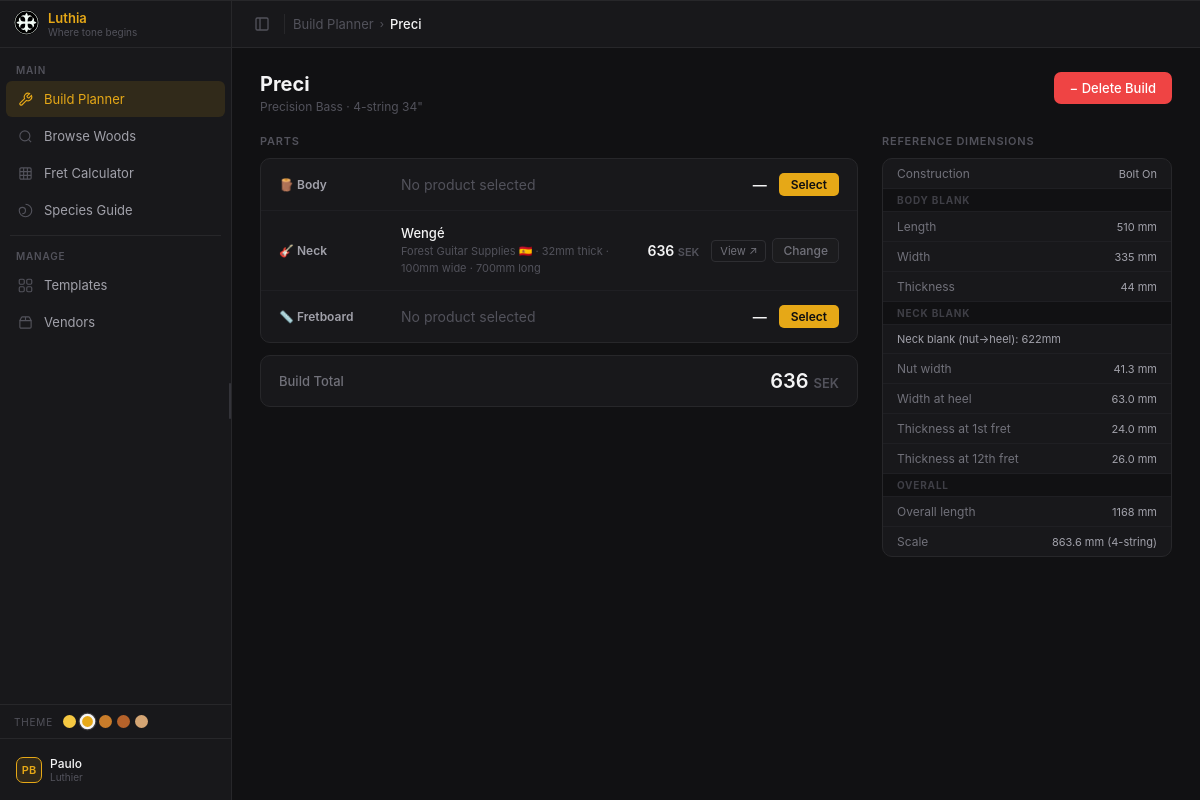
The page /builds/6 on the database its author committed.
### models.py (models this page shows, shortened)
class Build(db.Model):
    __tablename__ = 'builds'
    build_id    = db.Column(db.Integer, primary_key=True)
    name        = db.Column(db.String(150), nullable=False)
    template_id = db.Column(db.Integer, db.ForeignKey('instrument_templates.template_id'),
                             nullable=False)
    variant_id  = db.Column(db.Integer, db.ForeignKey('template_variants.variant_id'),
                             nullable=False)
    notes       = db.Column(db.Text)
    total_price = db.Column(db.Float)          # cached sum, recomputed on save
    created_at  = db.Column(db.DateTime, default=datetime.utcnow)
    updated_at  = db.Column(db.DateTime, default=datetime.utcnow, onupdate=datetime.utcnow)
    template = db.relationship('InstrumentTemplate', back_populates='builds')
    variant  = db.relationship('TemplateVariant',    back_populates='builds')
    parts    = db.relationship('BuildPart', back_populates='build',
                               cascade='all, delete-orphan')

class InstrumentTemplate(db.Model):
    __tablename__ = 'instrument_templates'
    template_id     = db.Column(db.Integer, primary_key=True)
    name            = db.Column(db.String(100), unique=True, nullable=False)
    instrument_type = db.Column(db.String(50), default='bass')  # 'bass', 'guitar' etc.
    notes           = db.Column(db.Text)
    created_at      = db.Column(db.DateTime, default=datetime.utcnow)
    variants = db.relationship('TemplateVariant', back_populates='template',
                               cascade='all, delete-orphan')
    builds   = db.relationship('Build', back_populates='template')

class TemplateVariant(db.Model):
    __tablename__ = 'template_variants'
    variant_id    = db.Column(db.Integer, primary_key=True)
    template_id   = db.Column(db.Integer, db.ForeignKey('instrument_templates.template_id'),
                               nullable=False)
    label         = db.Column(db.String(100), nullable=False)  # e.g. '4-string 34"'
    strings       = db.Column(db.Integer, nullable=False, default=4)
    scale_mm      = db.Column(db.Float, nullable=False, default=864.0)  # 34" = 863.6 mm
    body_length_mm    = db.Column(db.Float)
    body_width_mm     = db.Column(db.Float)
    body_thickness_mm = db.Column(db.Float)
    neck_length_mm        = db.Column(db.Float)  # bolt-on: nut to heel
    neck_length_thru_mm   = db.Column(db.Float)  # neck-through: nut to body tail
    neck_thickness_1f_mm  = db.Column(db.Float)  # thickness at 1st fret
    neck_thickness_12f_mm = db.Column(db.Float)  # thickness at 12th fret
    nut_width_mm          = db.Column(db.Float)
    neck_width_heel_mm    = db.Column(db.Float)  # width at heel / 24th fret end
    headstock_length_mm = db.Column(db.Float)
    headstock_width_mm  = db.Column(db.Float)
    overall_length_mm = db.Column(db.Float)
    construction = db.Column(db.String(20), default='bolt-on')  # 'bolt-on' or 'neck-through'
    has_top      = db.Column(db.Boolean, default=False)
    created_at = db.Column(db.DateTime, default=datetime.utcnow)
    template = db.relationship('InstrumentTemplate', back_populates='variants')
    builds   = db.relationship('Build', back_populates='variant')

class Species(db.Model):
    __tablename__ = 'species'
    species_id = db.Column(db.Integer, primary_key=True)
    scientific_name = db.Column(db.String(100), unique=True, nullable=False)
    commercial_name = db.Column(db.String(100))   # Default display name (English)
    alt_commercial_name = db.Column(db.String(100))
    english_name = db.Column(db.String(100))
    alt_english_name = db.Column(db.String(100))
    swedish_name = db.Column(db.String(100))
    alt_swedish_name = db.Column(db.String(100))
    portuguese_name = db.Column(db.String(100))
    alt_portuguese_name = db.Column(db.String(100))
    origin = db.Column(db.String(200))
    cites_listed = db.Column(db.Boolean, default=False)
    created_at = db.Column(db.DateTime, default=datetime.utcnow)
    products = db.relationship('Product', back_populates='species')
    aliases = db.relationship('SpeciesAlias', back_populates='species',
                               cascade='all, delete-orphan')

### app.py (the view)
@app.route('/builds/<int:build_id>')
def builds_detail(build_id):
    build = Build.query.get_or_404(build_id)
    variant = build.variant
    parts_html = ''
    total = 0.0
    role_icons = {'body': '🪵', 'neck': '🎸', 'fretboard': '📏', 'top': '✨'}
    for part in build.parts:
        role_label = part.role.capitalize()
        icon = role_icons.get(part.role, '•')
        if part.product_id and part.product:
            p = part.product
            species = p.species.commercial_name or p.species.scientific_name
            vendor  = p.vendor.name
            flag    = VENDOR_FLAGS.get(p.vendor.country, '')
            price   = p.price
            total  += price
            dims_parts = []
            if p.thickness_mm: dims_parts.append(f'{p.thickness_mm:.0f}mm thick')
            if p.width_mm:     dims_parts.append(f'{p.width_mm:.0f}mm wide')
            if p.length_mm:    dims_parts.append(f'{p.length_mm:.0f}mm long')
            dims_str = ' · '.join(dims_parts) if dims_parts else 'dimensions not specified'
            warn_html = ''
            if part.thickness_warning:
                warn_html = '<div class="part-warning">⚠ Combined body + top thickness exceeds 45mm — body may need planing</div>'
            if part.dims_unverified:
                warn_html += '<div class="part-notice">ℹ Dimensions not specified by vendor — verify suitability before ordering</div>'
            link_html = f'<a href="{p.product_url}" target="_blank" class="view-link" style="font-size:11px;">View ↗</a>' if p.product_url else ''
            grade_html = f'<span class="badge-grade">{p.grade.name}</span>' if p.grade else ''
            parts_html += f"""
<div class="part-row">
  <div class="part-role">{icon} {role_label}</div>
  <div class="part-detail">
    <div class="part-species">{species} {grade_html}</div>
    <div class="part-meta">{vendor} {flag} · {dims_str}</div>
    {warn_html}
  </div>
  <div class="part-price">{price:,.0f} <span style="color:#52525b;font-size:11px;">SEK</span></div>
  <div class="part-actions">
    {link_html}
    <button class="btn-sm" onclick="openPicker('{part.role}', {part.part_id})">Change</button>
  </div>
</div>"""
        else:
            parts_html += f"""
<div class="part-row part-empty">
  <div class="part-role">{icon} {role_label}</div>
  <div class="part-detail" style="color:#52525b;">No product selected</div>
  <div class="part-price">—</div>
  <div class="part-actions">
    <button class="btn-select" onclick="openPicker('{part.role}', {part.part_id})">Select</button>
  </div>
</div>"""
    ref = variant
    construction_label = ref.construction.replace('-', ' ').title()
    neck_len = ref.neck_length_thru_mm if ref.construction == 'neck-through' else ref.neck_length_mm
    neck_label = f"Neck-thru blank: {neck_len:.0f}mm" if ref.construction == 'neck-through' else f"Neck blank (nut→heel): {neck_len:.0f}mm"
    case_warn = ''
    if ref.overall_length_mm and ref.overall_length_mm > 1250:
        case_warn = ' <span style="color:#f59e0b;" title="Exceeds standard case length of 1250mm">⚠</span>'
    if ref.body_width_mm and ref.body_width_mm > 380:
        case_warn += ' <span style="color:#f59e0b;" title="Exceeds standard case width of 380mm">⚠</span>'
    return render_template('builds/detail.html',
        build=build,
        variant=variant,
        parts_html=parts_html,
        total_str=f'{total:,.0f}',
        ref=ref,
        construction_label=construction_label,
        neck_label=neck_label,
        case_warn=case_warn,
        active_nav='builds',
        breadcrumb=[('Build Planner', '/builds'), (build.name, None)],
        page_title=f'Luthia · Build · {build.name}',
    )

### templates/builds/detail.html (shortened to what this page needs)
{% extends 'base.html' %}
{% block extra_css %}
<link rel="stylesheet" href="/static/builds.css">
{% endblock %}
{% block content %}
<div class="builds-wrap build-detail-grid">
  <div>
    <div class="page-title-bar">
      <div>
        <div class="page-title">{{ build.name }}</div>
        <div class="page-title-sub">{{ build.template.name }} · {{ variant.label }}</div>
      </div>
    </div>
    <div class="section-label">Parts</div>
    <div class="parts-list">
      {{ parts_html | safe }}
    </div>
    <div class="total-bar">
      <span>Build Total</span>
      <span class="total-price">{{ total_str }} <span style="color:#52525b;font-size:13px;">SEK</span></span>
    </div>
  </div>
  <div>
    <div class="page-title-bar" style="justify-content:flex-end;">
      <button class="btn-delete-build" onclick="deleteBuild({{ build.build_id }})">&#8722; Delete Build</button>
    </div>
    <div class="section-label">Reference Dimensions</div>
    <div class="ref-panel">
      <div class="ref-row"><span>Construction</span><span>{{ construction_label }}</span></div>
      <div class="ref-row ref-section">Body Blank</div>
      <div class="ref-row"><span>Length</span><span>{{ "%.0f" % ref.body_length_mm }} mm</span></div>
      <div class="ref-row"><span>Width</span><span>{{ "%.0f" % ref.body_width_mm }} mm</span></div>
      <div class="ref-row"><span>Thickness</span><span>{{ "%.0f" % ref.body_thickness_mm }} mm</span></div>
      <div class="ref-row ref-section">Neck Blank</div>
      <div class="ref-row"><span>{{ neck_label }}</span></div>
      <div class="ref-row"><span>Nut width</span><span>{{ "%.1f" % ref.nut_width_mm }} mm</span></div>
      <div class="ref-row"><span>Width at heel</span><span>{{ "%.1f" % ref.neck_width_heel_mm }} mm</span></div>
      <div class="ref-row"><span>Thickness at 1st fret</span><span>{{ "%.1f" % ref.neck_thickness_1f_mm }} mm</span></div>
      <div class="ref-row"><span>Thickness at 12th fret</span><span>{{ "%.1f" % ref.neck_thickness_12f_mm }} mm</span></div>
      <div class="ref-row ref-section">Overall</div>
      <div class="ref-row"><span>Overall length</span><span>{{ "%.0f" % ref.overall_length_mm }} mm {{ case_warn | safe }}</span></div>
      <div class="ref-row"><span>Scale</span><span>{{ "%.1f" % ref.scale_mm }} mm ({{ ref.strings }}-string)</span></div>
    </div>
  </div>
</div>
{% endblock %}

### templates/base.html (shortened to what this page needs)
<!DOCTYPE html>
<html lang="en" data-sidebar="expanded">
<head>
  <link rel="stylesheet" href="/static/tonewood-dark.css">
  {% block extra_css %}{% endblock %}
</head>
<body>
<aside class="sidebar">
  <div class="sidebar-header">
    <span class="brand-icon"><img src="../static/luthia-logo.svg" width="25" height="25" alt="Luthia Logo"/></span>
    <div class="brand-text">
      <div class="brand-name">Luthia</div>
      <div class="brand-sub">Where tone begins</div>
    </div>
  </div>
  <div class="sidebar-content">
    <div class="nav-group">
      <div class="nav-group-label">Main</div>
      <a class="nav-item{% if active_nav == 'builds' %} nav-item--active{% endif %}"
         href="/builds" data-tooltip="Build Planner">
        <span class="nav-icon">
          <svg width="15" height="15" viewBox="0 0 24 24" fill="none" stroke="currentColor" stroke-width="1.8">
            <path d="M14.7 6.3a1 1 0 0 0 0 1.4l1.6 1.6a1 1 0 0 0 1.4 0l3.77-3.77a6 6 0 0 1-7.94 7.94l-6.91 6.91a2.12 2.12 0 0 1-3-3l6.91-6.91a6 6 0 0 1 7.94-7.94l-3.76 3.76z"/>
          </svg>
        </span>
        <span class="nav-label">Build Planner</span>
      </a>
      <a class="nav-item{% if active_nav == 'browse' %} nav-item--active{% endif %}"
         href="/browse" data-tooltip="Browse Woods">
        <span class="nav-icon">
          <svg width="15" height="15" viewBox="0 0 24 24" fill="none" stroke="currentColor" stroke-width="1.8">
            <circle cx="11" cy="11" r="8"/><path d="m21 21-4.35-4.35"/>
          </svg>
        </span>
        <span class="nav-label">Browse Woods</span>
      </a>
      <a class="nav-item{% if active_nav == 'fret' %} nav-item--active{% endif %}"
         href="#" data-tooltip="Fret Calculator">
        <span class="nav-icon">
          <svg width="15" height="15" viewBox="0 0 24 24" fill="none" stroke="currentColor" stroke-width="1.8">
            <rect width="18" height="18" x="3" y="3" rx="2"/>
            <path d="M3 9h18M3 15h18M9 3v18M15 3v18"/>
          </svg>
        </span>
        <span class="nav-label">Fret Calculator</span>
      </a>
      <a class="nav-item{% if active_nav == 'species' %} nav-item--active{% endif %}"
         href="#" data-tooltip="Species Guide">
        <span class="nav-icon">
          <svg width="15" height="15" viewBox="0 0 24 24" fill="none" stroke="currentColor" stroke-width="1.8">
            <path d="M12 2a10 10 0 0 1 10 10c0 5.52-4.48 10-10 10S2 17.52 2 12c0-2.76 2.24-5 5-5s5 2.24 5 5-2.24 5-5 5"/>
          </svg>
        </span>
        <span class="nav-label">Species Guide</span>
      </a>
    </div>
    <div class="nav-divider"></div>
    <div class="nav-group">
      <div class="nav-group-label">Manage</div>
      <a class="nav-item{% if active_nav == 'templates' %} nav-item--active{% endif %}"
         href="/templates" data-tooltip="Templates">
        <span class="nav-icon">
          <svg width="15" height="15" viewBox="0 0 24 24" fill="none" stroke="currentColor" stroke-width="1.8">
            <rect width="8" height="8" x="2" y="2" rx="2"/><rect width="8" height="8" x="14" y="2" rx="2"/>
            <rect width="8" height="8" x="14" y="14" rx="2"/><rect width="8" height="8" x="2" y="14" rx="2"/>
          </svg>
        </span>
        <span class="nav-label">Templates</span>
      </a>
      <a class="nav-item{% if active_nav == 'vendors' %} nav-item--active{% endif %}"
         href="#" data-tooltip="Vendors">
        <span class="nav-icon">
          <svg width="15" height="15" viewBox="0 0 24 24" fill="none" stroke="currentColor" stroke-width="1.8">
            <path d="M3 9h18v10a2 2 0 0 1-2 2H5a2 2 0 0 1-2-2V9Z"/>
            <path d="m3 9 2.45-4.9A2 2 0 0 1 7.24 3h9.52a2 2 0 0 1 1.8 1.1L21 9"/>
            <path d="M12 3v6"/>
          </svg>
        </span>
        <span class="nav-label">Vendors</span>
      </a>
    </div>
  </div>
  <div class="theme-switcher">
    <span class="theme-switcher-label">Theme</span>
    <div class="theme-swatches">
      <button class="theme-swatch" data-theme="beeswax" style="--swatch-color:#f5c842" title="Beeswax" aria-label="Beeswax theme"></button>
      <button class="theme-swatch" data-theme="amber"    style="--swatch-color:#e6a817" title="Amber"    aria-label="Amber theme"></button>
      <button class="theme-swatch" data-theme="maple"    style="--swatch-color:#c97c2a" title="Maple"    aria-label="Maple theme"></button>
      <button class="theme-swatch" data-theme="mahogany" style="--swatch-color:#b5622a" title="Mahogany" aria-label="Mahogany theme"></button>
      <button class="theme-swatch" data-theme="spruce"   style="--swatch-color:#d4a574" title="Spruce"   aria-label="Spruce theme"></button>
    </div>
  </div>
  <div class="sidebar-footer">
    <div class="sidebar-footer-inner">
      <div class="footer-avatar">PB</div>
      <div class="footer-info">
        <div class="footer-name">Paulo</div>
        <div class="footer-role">Luthier</div>
      </div>
    </div>
  </div>
</aside>
<div class="main-area">
  <header class="site-header">
    <button class="sidebar-trigger" id="sidebar-trigger" title="Toggle sidebar (Ctrl+B)">
      <svg width="16" height="16" viewBox="0 0 24 24" fill="none" stroke="currentColor" stroke-width="2">
        <rect width="18" height="18" x="3" y="3" rx="2"/><path d="M9 3v18"/>
      </svg>
    </button>
    <nav class="site-breadcrumb">
      {% for label, url in breadcrumb %}
        {% if not loop.last %}
          <span class="breadcrumb-item"><a href="{{ url }}">{{ label }}</a></span>
          <span class="breadcrumb-sep">›</span>
        {% else %}
          <span class="breadcrumb-current">{{ label }}</span>
        {% endif %}
      {% endfor %}
    </nav>
  </header>
  <div class="page-content">
    {% block content %}{% endblock %}
  </div>
</div>
</body>
</html>

### rows shown on the page
Build: name "Preci"
InstrumentTemplate: template.name "Precision Bass"
TemplateVariant: label "4-string 34\"", body_length_mm "510", body_width_mm "335", body_thickness_mm "44", nut_width_mm "41.3", neck_width_heel_mm "63.0", neck_thickness_1f_mm "24.0", neck_thickness_12f_mm "26.0", overall_length_mm "1168", scale_mm "863.6", strings "4"
Species: commercial_name "🪵 Body No product selected — Select 🎸 Neck Wengé Forest Guitar Supplies 🇪🇸 · 32mm thick · 100mm wide · 700mm long 636 SEK View ↗ Change 📏 Fretboard No product selected — Select"

### other values the page prints
{{ label }} "Build Planner"
{{ total_str }} "636"
{{ construction_label }} "Bolt On"
{{ neck_label }} "Neck blank (nut→heel): 622mm"
